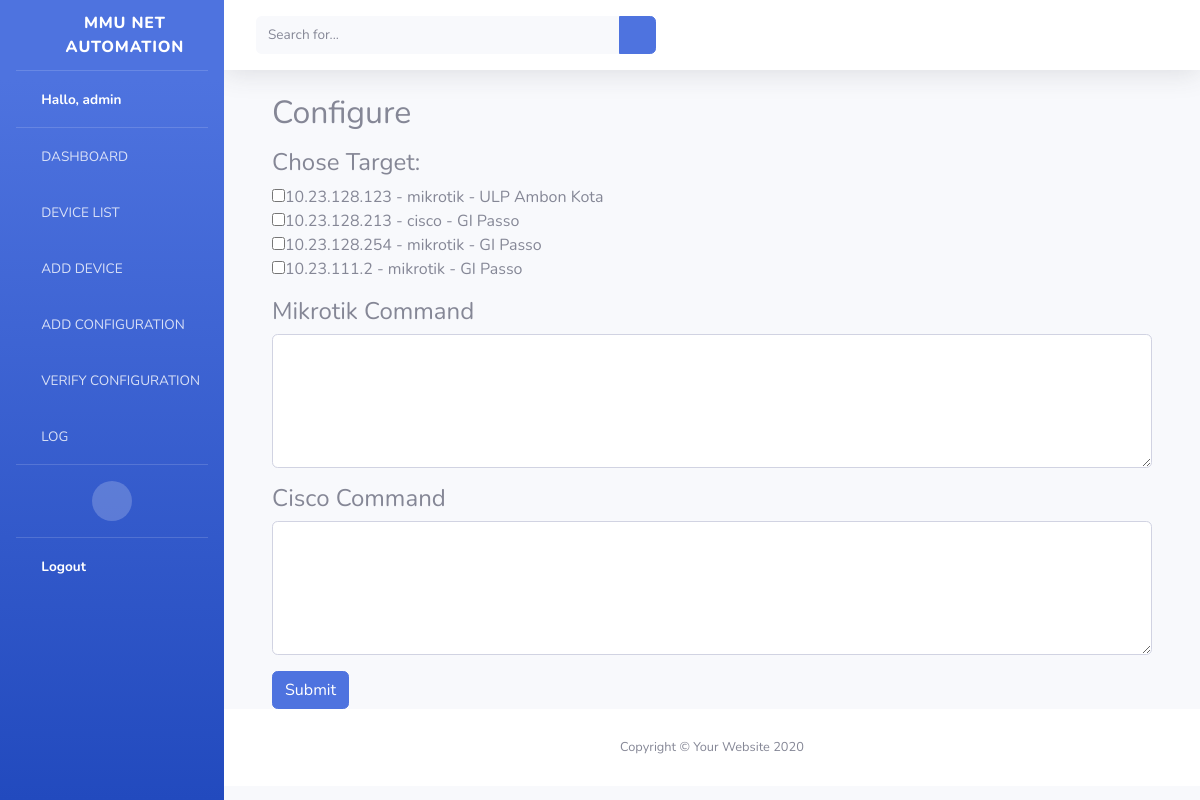
Screenshot of /configure/ (signed in) with the database file from the repository.
### network_automation/models.py (models this page shows, shortened)
class Device(models.Model):
    ip_address = models.CharField(max_length=255)
    hostname = models.CharField(max_length=255)
    username = models.CharField(max_length=255)
    password = models.CharField (max_length=255)
    ssh_port = models.IntegerField(default=22)
    VENDOR_CHOICES = (
        ('mikrotik', 'Mikrotik'),
        ('cisco', 'Cisco'),
    )
    vendor = models.CharField(max_length=255, choices=VENDOR_CHOICES)
    koordinat = models.CharField(null=True, max_length=255)
    unit_induk = models.ForeignKey(UnitInduk, null=True, on_delete=models.CASCADE)
    unit_pelaksana = models.ForeignKey(UnitPelaksana, null=True, on_delete=models.CASCADE)
    unit_layanan = models.ForeignKey(UnitLayanan, null=True, on_delete=models.CASCADE)

class UnitLayanan(models.Model):
    unit_induk = models.ForeignKey(UnitInduk, null=True, on_delete=models.CASCADE)
    unit_pelaksana = models.ForeignKey(UnitPelaksana, null=True, on_delete=models.CASCADE)
    unit_layanan = models.CharField(null=True, max_length=255)
    keterangan = models.CharField(max_length=255)
    def __str__(self):
        return "{}".format(self.unit_layanan)

### network_automation/views.py (the view)
# urls.py: path('configure/', views.configure, name='configure'),
@login_required(login_url=settings.LOGIN_URL)
def configure(request):
    if request.method == "POST":
        selected_device_id = request.POST.getlist('device')
        mikrotik_command = request.POST['mikrotik_command'].splitlines()
        cisco_command = request.POST['cisco_command'].splitlines()
        for x in selected_device_id:
            try:
                dev = get_object_or_404(Device, pk=x)
                ssh_client = paramiko.SSHClient()
                ssh_client.set_missing_host_key_policy(paramiko.AutoAddPolicy())
                ssh_client.connect(hostname=dev.ip_address, username=dev.username, password=dev.password)
                if dev.vendor.lower() == 'cisco':
                    conn = ssh_client.invoke_shell()
                    conn.send ("conf t\n")
                    for cmd in cisco_command:
                        conn.send(cmd +"\n")
                        time.sleep(1)
                else:
                    for cmd in mikrotik_command:
                        ssh_client.exec_command(cmd)
                log = Log(target=dev.ip_address, action="Configure", status="Success", time=datetime.now(), messages= "No Error")
                log.save()
            except Exception as e:
                log = Log(target=dev.ip_address, action="Configure", status="Eror", time=datetime.now(), messages=e)
                log.save()
        return redirect ('home')
    else:
        devices = Device.objects.all()
        context = {
            'devices' : devices,
            'mode' : 'Configure'
        }
        return render(request, 'config.html', context)

### templates/config.html (shortened to what this page needs)
{% extends "base-update.html" %}
{% block content %}
    <h2 class="mt-4">{{mode}}</h2>
    <form method="POST">
        <h4 class="mt-3">Chose Target:</h4>
        {% for device in devices %}
            <input type="checkbox" name="device" value="{{ device.id }}">{{device.ip_address}} - {{device.vendor}} - {{device.unit_layanan}}<br>
        {% endfor %}
        <h4 class="mt-3">Mikrotik Command</h4>
        <textarea class="form-control" rows="5" name="mikrotik_command"></textarea>
        <h4 class="mt-3">Cisco Command</h4>
        <textarea class="form-control" rows="5" name="cisco_command"></textarea>
        <button type="submit" class="mt-3 btn btn-primary">Submit</button>
    </form>
{% endblock content %}

### templates/base-update.html (shortened to what this page needs)
{% load static %}
<!DOCTYPE html>
<html lang="en">
<head>
  <link href="{% static 'vendor/fontawesome-free/css/all.min.css' %}" rel="stylesheet" type="text/css">
  <link href="{% static 'css/sb-admin-2.css' %}" rel="stylesheet">
</head>
<body id="page-top">
  <div id="wrapper">
    <ul class="navbar-nav bg-gradient-primary sidebar sidebar-dark accordion" id="accordionSidebar">
      <a class="sidebar-brand d-flex align-items-center justify-content-center" href="#">
        <div class="sidebar-brand-icon rotate-n-15">
          <i class="fas fa-wrench"></i>
        </div>
        <div class="sidebar-brand-text mx-3">
          MMU NET AUTOMATION
        </div>
      </a>
      <hr class="sidebar-divider my-0">
      <li class="nav-item active">
        <a class="nav-link" href="{% url 'home' %}">
          <i class="fas fa-fw fa-user"></i>
          <span>Hallo, {{user}}</span></a>
      </li>
      <hr class="sidebar-divider my-0">
      <li class="nav-item ">
        <a class="nav-link" href="{% url 'home' %}">
          <i class="fas fa-fw fa-tachometer-alt"></i>
          <span>DASHBOARD</span></a>
      </li>
      <li class="nav-item ">
        <a class="nav-link" href="{% url 'devices' %}">
          <i class="fas fa-fw fa-table"></i>
          <span>DEVICE LIST</span></a>
      </li>
      <li class="nav-item ">
        <a class="nav-link" href="{% url 'tambah_device' %}">
          <i class="fas fa-fw fa-table"></i>
          <span>ADD DEVICE</span></a>
      </li>
      <li class="nav-item ">
        <a class="nav-link" href="{% url 'configure' %}">
          <i class="fas fa-fw fa-wrench"></i>
          <span>ADD CONFIGURATION</span></a>
      </li>
      <li class="nav-item ">
        <a class="nav-link" href="{% url 'verify_config' %}">
          <i class="fas fa-fw fa-wrench"></i>
          <span>VERIFY CONFIGURATION</span></a>
      </li>
      <li class="nav-item ">
        <a class="nav-link" href="{% url 'log' %}">
          <i class="fas fa-fw fa-table"></i>
          <span>LOG</span></a>
      </li>
      <hr class="sidebar-divider d-none d-md-block">
      <div class="text-center d-none d-md-inline">
        <button class="rounded-circle border-0" id="sidebarToggle"></button>
      </div>
      <hr class="sidebar-divider my-0">
      <li class="nav-item active">
        <a class="nav-link" href="{% url 'logout' %}">
          <i class="fas fa-fw fa-sign-out-alt"></i>
          <span>Logout<span></a>
      </li>
    </ul>
    <div id="content-wrapper" class="d-flex flex-column">
      <div id="content">
        <nav class="navbar navbar-expand navbar-light bg-white topbar mb-4 static-top shadow">
          <form class="d-none d-sm-inline-block form-inline mr-auto ml-md-3 my-2 my-md-0 mw-100 navbar-search">
            <div class="input-group">
              <input type="text" class="form-control bg-light border-0 small" placeholder="Search for..." aria-label="Search" aria-describedby="basic-addon2">
              <div class="input-group-append">
                <button class="btn btn-primary" type="button">
                  <i class="fas fa-search fa-sm"></i>
                </button>
              </div>
            </div>
          </form>
        </nav>
        <div class="container-fluid">
          <div class="container">
            {% block content %}
            {% endblock %}
          </div>
      </div>
      <footer class="sticky-footer bg-white">
        <div class="container my-auto">
          <div class="copyright text-center my-auto">
            <span>Copyright &copy; Your Website 2020</span>
          </div>
        </div>
      </footer>
    </div>
  </div>
</body>
</html>

### rows the page displays
Device: ip_address "10.23.128.123", vendor "mikrotik", unit_layanan "ULP Ambon Kota"
Device: ip_address "10.23.128.213", vendor "cisco", unit_layanan "GI Passo"
Device: ip_address "10.23.128.254", vendor "mikrotik", unit_layanan "GI Passo"
Device: ip_address "10.23.111.2", vendor "mikrotik", unit_layanan "GI Passo"

### other values shown
{{ user }} "admin"
{{ mode }} "Configure"
